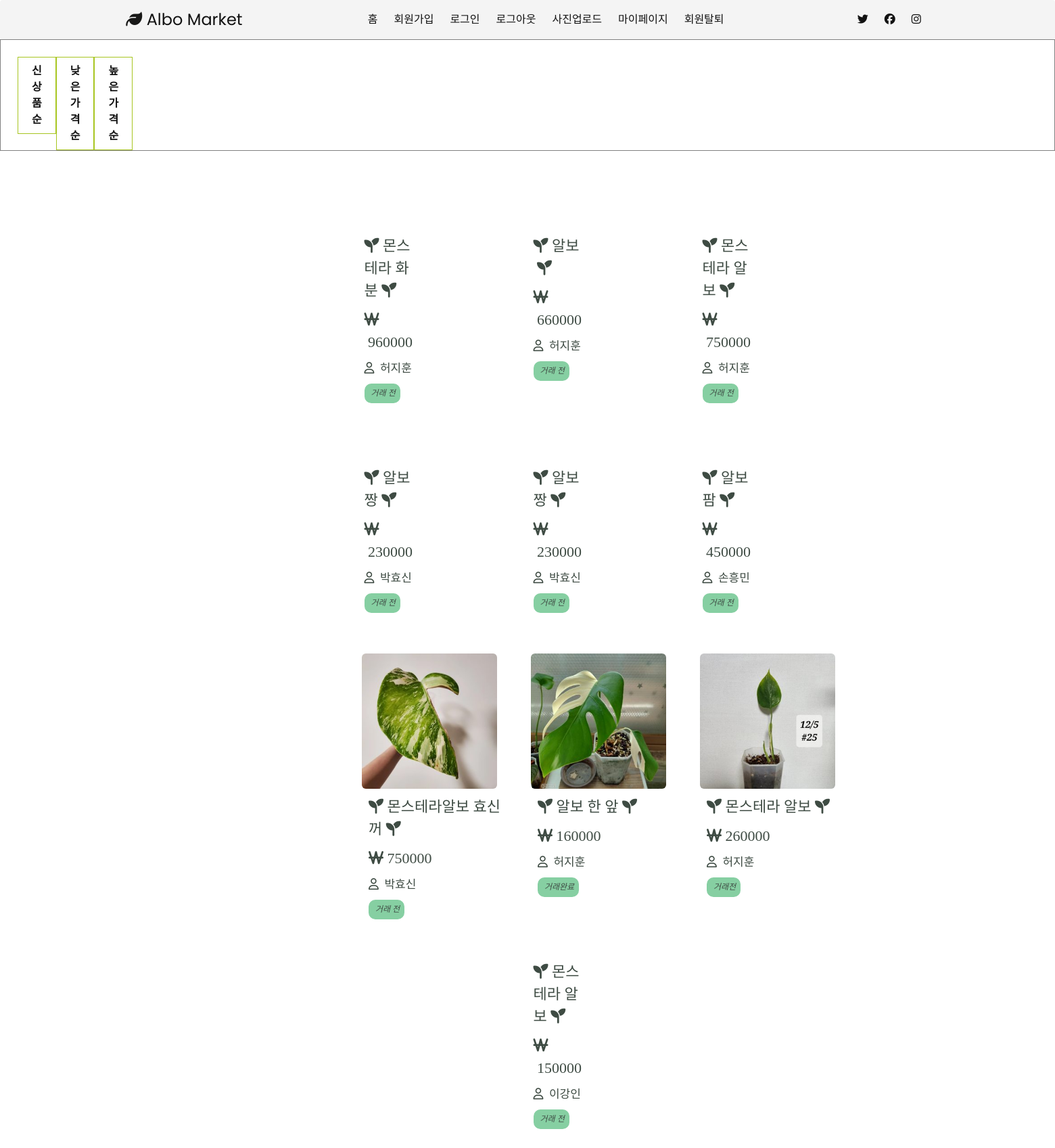
/upload/posting, run on the app's committed database.
### main/models.py (models this page shows, shortened)
class Item(models.Model):
    item_name = models.CharField(max_length = 20)
    user_name = models.ForeignKey(User, to_field='user_name', related_name='seller', on_delete = models.CASCADE, db_column="user_name", max_length= 20, null=True) #fk추가
    STATUS = (('거래 전','거래 전'), ('거래 완료','거래 완료')) # 전자가 테이블 컬럼 출력값, 후자가 admin 페이지에서 출력
    trade_status = models.CharField(max_length=5, default='거래 전', choices=STATUS, null=True) #거래상태(판매중,거래완료)
    item_price = models.IntegerField(null=True)
    item_content = models.TextField(max_length = 200)
    item_img = models.ImageField(upload_to="images/", blank=True, null=True)
    def get_absolute_url(self):
        return f'/upload/posting/{self.pk}/'
    class Meta:
        db_table = 'item_tb'

class User(models.Model):
    user_name = models.CharField(max_length= 20 ,primary_key=True)
    user_date = models.DateTimeField(auto_now_add=True) #가입일(처음 등록한 시간으로 저장)
    user_email = models.EmailField(unique=True)
    user_password = models.CharField(max_length = 100)
    user_validate = models.BooleanField(default = False)
    STATUS = (('남자','남자'), ('여자','여자'))
    gender = models.CharField(max_length=5 ,choices=STATUS , null=True)
    age = models.IntegerField(null=True)
    year = models.IntegerField(null=True)
    month= models.IntegerField( null=True)
    day= models.IntegerField(null=True)
    def __str__(self):
        return f'{self.user_name}'
    class Meta:
        db_table = 'user_tb'

### main/views.py (the view, shortened to what this page needs)
# urls.py: path('upload/posting', views.posting, name='main_posting'),
def posting(request):
    page = request.GET.get('page','1')
    items =Item.objects.order_by('-pk')
    paginator = Paginator(items,10)
    page_obj = paginator.get_page(page)
    context={'items': page_obj}
    return render(request, 'main/posting.html',context)

### main/templates/main/posting.html (shortened to what this page needs)
<!DOCTYPE html>
<html lang="ko">
{% load static %}
<head>
  <link rel="stylesheet" href="https://maxcdn.bootstrapcdn.com/bootstrap/3.3.2/css/bootstrap.min.css">
  <link rel="stylesheet" href="https://maxcdn.bootstrapcdn.com/bootstrap/3.3.2/css/bootstrap-theme.min.css">
  <link rel="stylesheet" type="text/css" href="{%static 'assets/css/bootstrap.min.css'%}">
  <link rel="stylesheet" type="text/css" href="{%static 'assets/css/font-awesome.css' %}">
  <link rel="stylesheet" href="{%static 'assets/css/templatemo-klassy-cafe.css' %}">
  <link rel="stylesheet" href="{%static 'assets/css/owl-carousel.css' %}">
  <link rel="stylesheet" href="{%static 'assets/css/lightbox.css' %}">
  <link rel="stylesheet" href="{%static 'css/style.css' %}">
  <nav class="navbar">
    <div class="navbar__logo">
      <i class="fa-solid fa-leaf"></i>
      <a href="{%url 'main_index' %}">Albo Market</a>
    </div>
    <ul class="navbar__menu">
      <li><a href="{%url 'main_index' %}">홈</a></li>
      <li><a href="{%url 'main_signup' %}">회원가입</a></li>
      <li><a href="{%url 'main_signin' %}">로그인</a></li>
      <li><a href="{%url 'main_logout' %}">로그아웃</a></li>
      <li><a href="{%url 'main_upload' %}">사진업로드</a></li>
      {% if login_user == User.user_name %}
      <li><a href="{%url 'main_mypage' %}">마이페이지</a></li>
      <li><a href="{% url 'user_remove' %}">회원탈퇴</a></li>
      {% endif %}
    </ul>
    <ul class="navbar__icons">
      <li><i class="fa-brands fa-twitter"></i></li>
      <li><i class="fa-brands fa-facebook"></i></li>
      <li><i class="fa-brands fa-instagram"></i></li>
    </ul>
</nav>
</head>
<body>
  <div class="fl">
    <ul class="list_control">
      <li>
        <a href="" class="on">신상품순</a>
      </li>
      <li>
        <a href="" class="on">낮은가격순</a>
      </li>
      <li>
        <a href="" class="on">높은가격순</a>
      </li>
      <li>
      </li>
    </ul>
  </div>
  <div class="wrap">
    {% for item in items %}
    <div class="col-xs-3">
      <div class="col-xs-4">
        <form action="posting/new_post" method="POST">{% csrf_token %}
          {% if item.item_img %}
          <a href="{{item.get_absolute_url}}" target="_blank">
            <img src="{{ item.item_img.url }}" alt="">
            <br>
            {% endif %}
            <li>
              <i class="fa-solid fa-seedling"></i>&nbsp{{item.item_name}}&nbsp<i class="fa-solid fa-seedling"></i>
            </li>
            <li><i class="fa-solid fa-won-sign"></i>&nbsp{{item.item_price}}</li>
            <p><i class="fa-regular fa-user"></i> &nbsp{{item.user_name}}</p>
            <p class="myButton" style="font-size: 12px;"><i> &nbsp{{item.trade_status}} </i></p>
          </a>
        </form>
      </div>
    </div>
    {% endfor %}
  </div>
</body>
</html>

### main/static/assets/css/templatemo-klassy-cafe.css (style rules this page uses)
html, body, div, span, applet, object, iframe, h1, h2, h3, h4, h5, h6, p, blockquote, div pre, a, abbr, acronym, address, big, cite, code, del, dfn, em, font, img, ins, kbd, q, s, samp, small, strike, strong, sub, sup, tt, var, b, u, i, center, dl, dt, dd, ol, ul, li, figure, header, nav, section, article, aside, footer, figcaption { margin: 0; padding: 0; border: 0; outline: 0; }
ul, li { padding: 0; margin: 0; list-style: none; }
header, nav, section, article, aside, footer, hgroup { display: block; }
* { box-sizing: border-box; }
html, body { font-family: 'Poppins', sans-serif; font-weight: 400; background-color: #fff; font-size: 16px; -ms-text-size-adjust: 100%; -webkit-font-smoothing: antialiased; -moz-osx-font-smoothing: grayscale; }
a { text-decoration: none !important; }
ul { margin-bottom: 0px; }
p { font-size: 14px; line-height: 25px; color: #2a2a2a; }
html, body { background: #fff; font-family: 'Poppins', sans-serif; }
*, *:before, *:after { -webkit-box-sizing: border-box; box-sizing: border-box; -webkit-font-smoothing: antialiased; -moz-osx-font-smoothing: grayscale; }

### main/static/css/style.css (style rules this page uses)
:root { --text-color: #121212; --background-color: #f4f4f4; --accent-color: #9b9e7b; }
head { margin:0; font-family: 'Source Sans Pro'; background-color: #fff; font-size: 16px; }
body { margin:0; font-weight: 400; }
a { text-decoration: none; color: var(--text-color); }
.navbar { top: 0; left: 0; right: 0; margin: 0 ; display: flex; justify-content: space-between; align-items: center; background-color: var(--background-color); padding: 8px 12px; }
.navbar__logo { font-size: 24px; color:var(--text-color); }
.navbar__logo i { color: rgb(24, 24, 23); }
.navbar__menu { display: flex; list-style: none; padding-left: 0; }
.navbar__menu li { padding: 8px 12px; }
.navbar__icons { list-style: none; color: var(--text-color); display: flex; padding-left: 0; }
.navbar__icons li { padding: 8px 12px; }
.wrap { margin-top: 40px; margin-left:350px; margin-right: 350px; }
.col-xs-4 { padding-left: 50px; padding-right: 80px; padding-top: 50px; padding-bottom: 50px; display: flex; flex-wrap: wrap; font-family: 'SUIT-Regular'; }
.col-xs-4 li { font-size: 22px; position: relative; left: 5%; margin-top: 10px; color: #3e4b43; }
.col-xs-4 p { font-size: 17px; position: relative; left: 5%; color: #3e4b43; margin-top: 10px; }
.col-xs-3 { width: 250px; height: auto; float: left; position: relative; min-height: 1px; padding-right: 15px; padding-left: 15px; }
.myButton { background-color:#86cfa2; border-radius:10px; display:inline-block; cursor:pointer; color:#ffffff; padding:2px 7px; text-decoration:none; font-family: 'LINESeedKR-Bd'; }
.fl { border:1px,solid,gray; display:flex ; flex-direction: row; }
.list_control { display: flex; margin-top: 25px; margin-left: 25px; }
.list_control li { flex-direction: row; justify-content: center; }
.list_control li a { font-weight: bold; display: block; padding: 8px 20px; border: 1px solid #a7c520; }
img { width: 200px; border-radius: 6px; }

### main/templates/main/posting.html (style rules this page uses)
.list_control { display: flex; margin-top: 25px; margin-left: 25px; }
.list_control li { flex-direction: row; justify-content: center; }
.list_control li a { font-weight: bold; display: block; padding: 8px 20px; border: 1px solid #a7c520; }
.wrap .col-xs-4 { padding:50px 0px 10px 170px; }

### data on the page
Item: item_name "몬스테라 화분", item_price "960000", user_name "허지훈", trade_status "거래 전"
Item: item_name "알보", item_price "660000", user_name "허지훈", trade_status "거래 전"
Item: item_name "몬스테라 알보", item_price "750000", user_name "허지훈", trade_status "거래 전"
Item: item_name "알보짱", item_price "230000", user_name "박효신", trade_status "거래 전"
Item: item_name "알보짱", item_price "230000", user_name "박효신", trade_status "거래 전"
Item: item_name "알보팜", item_price "450000", user_name "손흥민", trade_status "거래 전"
Item: item_img (picture), item_name "몬스테라알보 효신꺼", item_price "750000", user_name "박효신", trade_status "거래 전"
Item: item_img (picture), item_name "알보 한 앞", item_price "160000", user_name "허지훈", trade_status "거래완료"
Item: item_img (picture), item_name "몬스테라 알보", item_price "260000", user_name "허지훈", trade_status "거래전"
Item: item_name "몬스테라 알보", item_price "150000", user_name "이강인", trade_status "거래 전"
